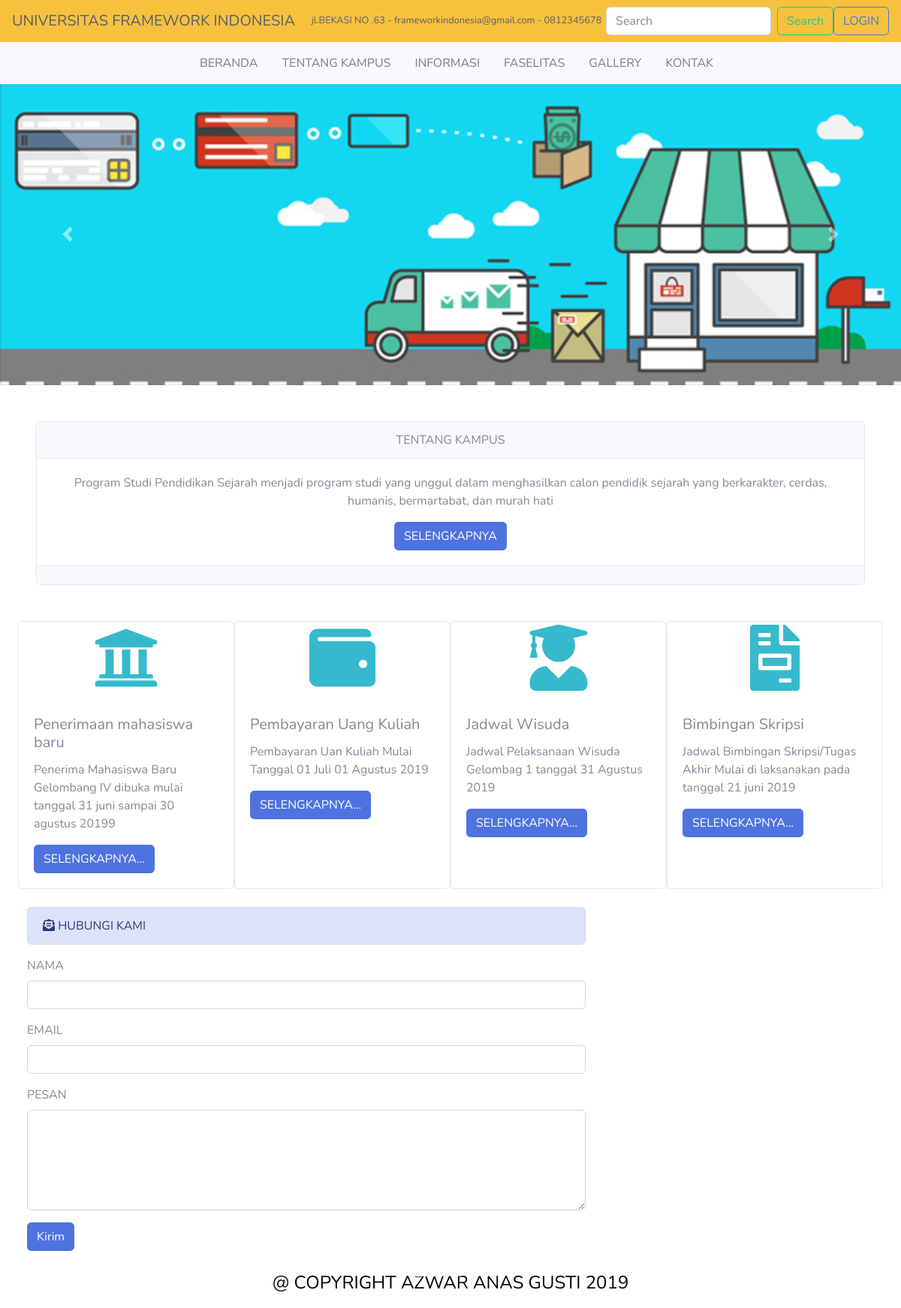
The page /index.php/landing_page on the database its author committed.
### tables this page shows
CREATE TABLE `identitas` (
  `id_identitas` int(11) NOT NULL,
  `nama_website` varchar(50) NOT NULL,
  `alamat` varchar(100) NOT NULL,
  `email` varchar(50) NOT NULL,
  `telp` varchar(50) NOT NULL
);

CREATE TABLE `tentang_kampus` (
  `id` int(11) NOT NULL,
  `sejarah` varchar(1000) NOT NULL,
  `visi` varchar(1000) NOT NULL,
  `misi` varchar(1000) NOT NULL
);

CREATE TABLE `informasi` (
  `id_informasi` int(11) NOT NULL,
  `icon` varchar(50) NOT NULL,
  `judul_informasi` varchar(50) NOT NULL,
  `isi_informasi` varchar(250) NOT NULL
);

### application/controllers/landing_page.php (called while the page is built, shortened)
<?php
class Landing_page extends CI_Controller{
	public function index()
	{
		  $data['identitas'] = $this->identitas_model->tampil_data('identitas')->result();
		  $data['tentang_kampus'] = $this->tentang_model->tampil_data('tentang_kampus')->result();
          $data['informasi'] = $this->informasi_model->tampil_data('informasi')->result();
          $data['hubungi'] = $this->hubungi_model->tampil_data('hubungi')->result();
		  $this->load->view('templates_administrator/header');
		  $this->load->view('landing_page',$data);
		  $this->load->view('templates_administrator/footer');
		}
}

### index.php (called while the page is built, shortened)
<?php
require_once BASEPATH.'core/CodeIgniter.php';

### application/models/identitas_model.php (called while the page is built, shortened)
<?php
class Identitas_model extends CI_model{
   public function tampil_data($table)
   {
   	return $this->db->get($table);
   }
}

### application/models/tentang_model.php (called while the page is built, shortened)
<?php
class Tentang_model extends CI_model{
   public function tampil_data($table)
   {
   	return $this->db->get($table);
   }
}

### application/models/informasi_model.php (called while the page is built, shortened)
<?php
class Informasi_model extends CI_Model
{
	public function tampil_data($table)
	{
        return $this->db->get($table);
	}
		}

### application/views/landing_page.php (the view, shortened to what this page needs)
<nav class="navbar navbar-light bg-warning text-dark">
	<?php foreach($identitas as $id) : ?>
  <a class="navbar-brand"><?php echo  $id->nama_website?></a>
  <span class="small"><?php echo $id->alamat ?> - <?php echo $id->email ?> - <?php echo $id->telp ?> </span>
<?php endforeach; ?>
  <form class="form-inline">
    <input class="form-control mr-sm-2" type="search" placeholder="Search" aria-label="Search">
    <button class="btn btn-outline-success my-2 my-sm-0" type="submit">Search</button>
     <button class="btn btn-outline-primary my-2 my-sm-0 ML-2" type="submit">LOGIN</button>
  </form>
</nav>
<nav class="navbar navbar-expand-lg navbar-light bg-light">
  <div class="collapse navbar-collapse" id="navbarNavAltMarkup">
    <div class="navbar-nav mx-auto">
      <a class="nav-item nav-link ml-3" href="<?php echo base_url('administrator/dashboard') ?>">BERANDA <span class="sr-only">(current)</span></a>
      <a class="nav-item nav-link ml-3" href="<?php echo base_url('administrator/tentang_kampus') ?>">TENTANG KAMPUS</a>
      <a class="nav-item nav-link ml-3" href="<?php echo base_url('administrator/informasi') ?>">INFORMASI</a>
      <a class="nav-item nav-link ml-3" href="#">FASELITAS</a>
      <a class="nav-item nav-link ml-3" href="#">GALLERY</a>
       <a class="nav-item nav-link ml-3" href="#">KONTAK</a>
    </div>
  </div>
</nav>
<div id="carouselExampleIndicators" class="carousel slide" data-ride="carousel">
  <ol class="carousel-indicators">
    <li data-target="#carouselExampleIndicators" data-slide-to="0" class="active"></li>
    <li data-target="#carouselExampleIndicators" data-slide-to="1"></li>
    <li data-target="#carouselExampleIndicators" data-slide-to="2"></li>
  </ol>
  <div class="carousel-inner">
    <div class="carousel-item active">
      <img src="<?php echo  base_url('assets/img/slider1.jpg')?>" class="d-block w-100" alt="...">
    </div>
  <a class="carousel-control-prev" href="#carouselExampleIndicators" role="button" data-slide="prev">
    <span class="carousel-control-prev-icon" aria-hidden="true"></span>
  </a>
  <a class="carousel-control-next" href="#carouselExampleIndicators" role="button" data-slide="next">
    <span class="carousel-control-next-icon" aria-hidden="true"></span>
  </a>
</div>
<div class="card text-center m-5">
  <div class="card-header">
    TENTANG KAMPUS
  </div>
  <div class="card-body">
    <p class="card-text">
    	<?php foreach($tentang_kampus as $ttg) : ?>
	<?php echo word_limiter($ttg->sejarah,75) ?>
<?php endforeach; ?>
    </p>
   <button type="button" class="btn btn-primary" data-toggle="modal" data-target="#exampleModal">
  SELENGKAPNYA
</button>
  </div>
  <div class="card-footer text-muted">
  </div>
</div>
 <div class="row  m-4">
  <?php foreach($informasi as $info): ?>
 <div class="card" style="width: 18rem;">
  <span class="display-2 text-center text-info"><i class="<?php echo $info->icon ?>"></i></span>
  <div class="card-body">
  <h5 class="card-title"><?php echo $info->judul_informasi ?></h5>
  <p class="card-text"><?php echo $info->isi_informasi ?></p>
 <a href="#" class="btn btn-primary">SELENGKAPNYA...</a>
  </div>
</div>
<?php endforeach; ?>
</div>
  <form method="post" action="<?php echo base_url('landing_page//kirim_pesan') ?>">
  <div class="row m-4">
    <div class="col-md-8">
      <div class="alert alert-primary">
        <i class="fas fa-envelope-open-text"></i> HUBUNGI KAMI
      </div>
        <div class="form-group">
      <label>NAMA</label>
      <input type="text" name="nama"class="form-control">
    </div>
        <div class="form-group">
      <label>EMAIL</label>
      <input type="text" name="email"class="form-control">
    </div>
       <div class="form-group">
      <label>PESAN</label>
      <textarea type="text" name="pesan" class="form-control" rows="5"></textarea>
    </div>
    <button type="submit" class="btn btn-primary">Kirim</button>
  </div>
</div>
</form>

### application/views/templates_administrator/header.php (shortened to what this page needs)
<!DOCTYPE html>
<html lang="en">
<head>
  <link href="<?php echo base_url() ?>assets/vendor/fontawesome-free/css/all.min.css" rel="stylesheet" type="text/css">
  <link href="<?php echo base_url() ?>assets/css/sb-admin-2.min.css" rel="stylesheet">
</head>

### application/views/templates_administrator/footer.php (shortened to what this page needs)
</body>
</html>
<p class="text-center"><font color="black"><legend>@ COPYRIGHT AZWAR ANAS GUSTI 2019</p></legend>

### rows shown on the page
identitas: nama_website "UNIVERSITAS FRAMEWORK INDONESIA", alamat "jl.BEKASI NO .63", email "frameworkindonesia@gmail.com", telp "0812345678"
tentang_kampus: sejarah "Program Studi Pendidikan Sejarah menjadi program studi yang unggul dalam menghasilkan calon pendidik sejarah yang berkarakter, cerdas, humanis, bermartabat, dan murah hati"
informasi: judul_informasi "Penerimaan mahasiswa baru", isi_informasi "Penerima Mahasiswa Baru Gelombang IV dibuka mulai tanggal 31 juni sampai 30 agustus 20199"
informasi: judul_informasi "Pembayaran Uang Kuliah", isi_informasi "Pembayaran Uan Kuliah Mulai Tanggal 01 Juli 01 Agustus 2019"
informasi: judul_informasi "Jadwal Wisuda", isi_informasi "Jadwal Pelaksanaan Wisuda Gelombag 1 tanggal 31 Agustus 2019"
informasi: judul_informasi "Bimbingan Skripsi", isi_informasi "Jadwal Bimbingan Skripsi/Tugas Akhir Mulai di laksanakan pada tanggal 21 juni 2019"
